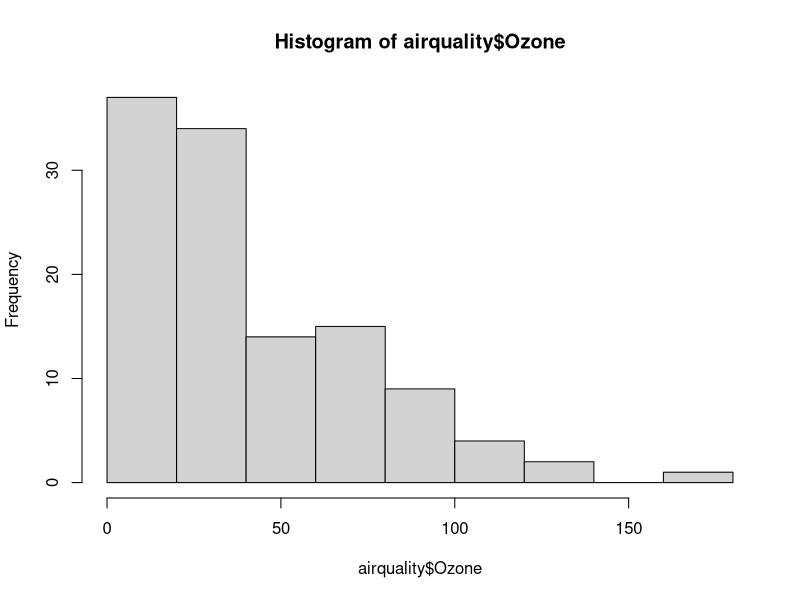
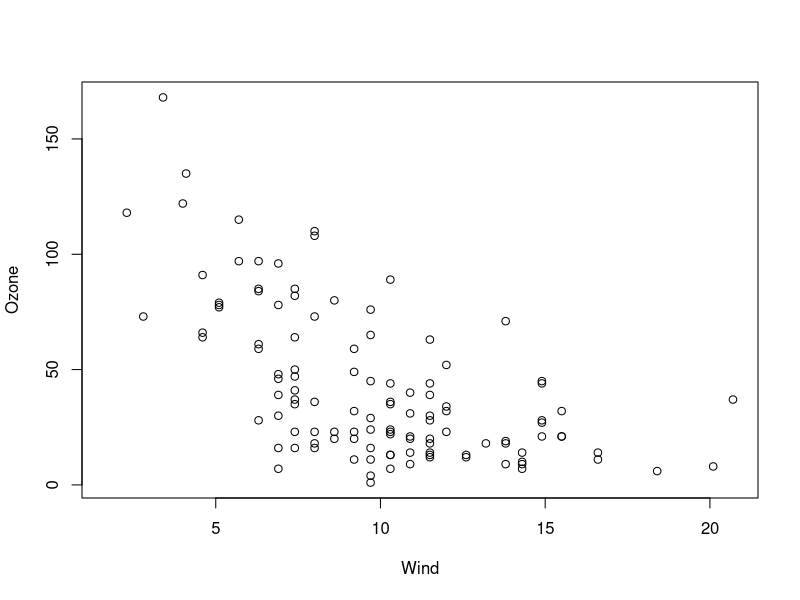
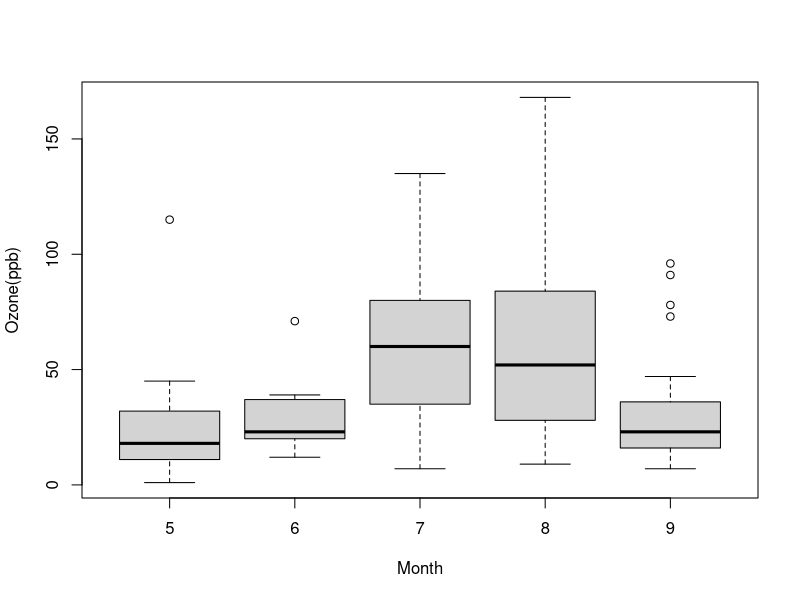
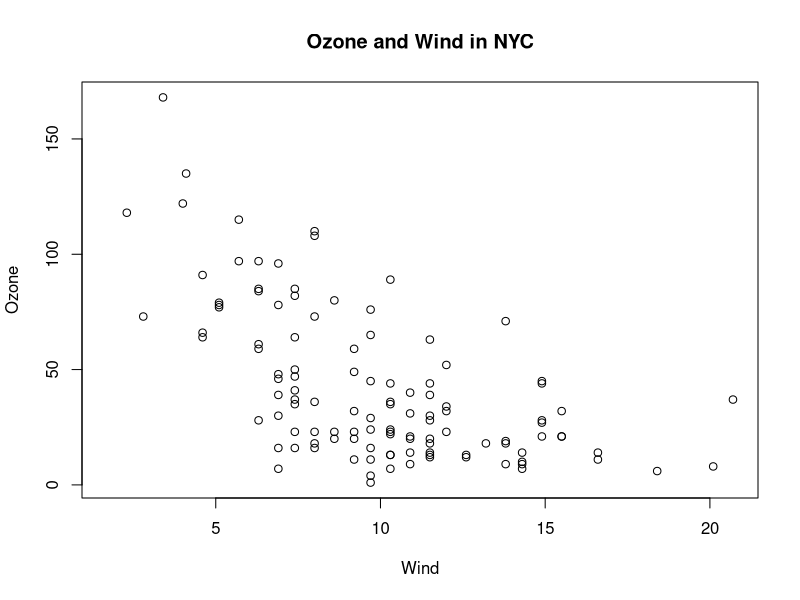
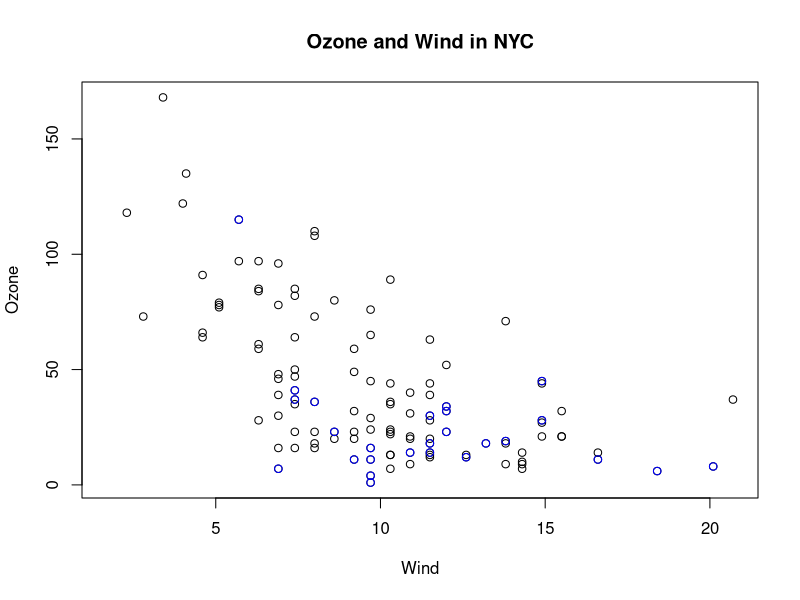

Reproduce these figures in R, in order. (Note: this script raises an error after producing the figures.)
## Base Plotting System in R
## Lecturer: Roger D. Peng
## Johns Hopkins University
## Notes for Courtney Rowlands
## For: Coursera Exploratory Data Analysis

library(datasets)
hist(airquality$Ozone) ##draws new plot

library(datasets)
with(airquality,plot(Wind,Ozone))

library(datasets)
airquality <- transform(airquality,Month=factor(Month))
boxplot(Ozone~Month,airquality,xlab="Month",ylab="Ozone(ppb)")

library(datasets)
with(airquality,plot(Wind,Ozone))
title(main="Ozone and Wind in NYC") ##This adds title

##alternate w/month of May and color blue
with(airquality,plot(Wind,Ozone,main="Ozone and Wind in NYC"))
with(subset(airquality,Month==5),points(Wind,Ozone,col="blue"))
ic
##w/more annotation
with(airquality,plot(Wind,Ozone,main="Ozone and Wind in NYC",type="n")) ##sets up w/o plotting
with(subset(airquality,Month==5),points(Wind,Ozone,col="blue"))
with(subset(airquality,Month!=5),points(Wind,Ozone,col="red"))
legend("topright",pch=1,col=c("blue","red"),legend=c("May","Other Months"))

##w/regression line
with(airquality,plot(Wind,Ozone,main="Ozone and Wind in NYC"),
     pch=20)
model <- lm(Ozone~Wind,airquality)
abline(model,lwd=2)

##multiple base plots
par(mfrow=c(1,2))
with(airquality,{
  plot(Wind,Ozone,main="Ozone and Wind")
  plot(Solar.R,Ozone,main="Ozone and Solar Radiation")
})

##three base plots
par(mfrow=c(1,3),mar=c(4,4,2,1),oma=c(0,0,2,0))
with(airquality,{
  plot(Wind,Ozone,main="Ozone and Wind")
  plot(Solar.R,Ozone,main="Ozone and Solar Radiation")
  plot(Temp,Ozone,main="Ozone and Temerature")
  mtext("Ozone and Wether in NYC",outer=TRUE)
})